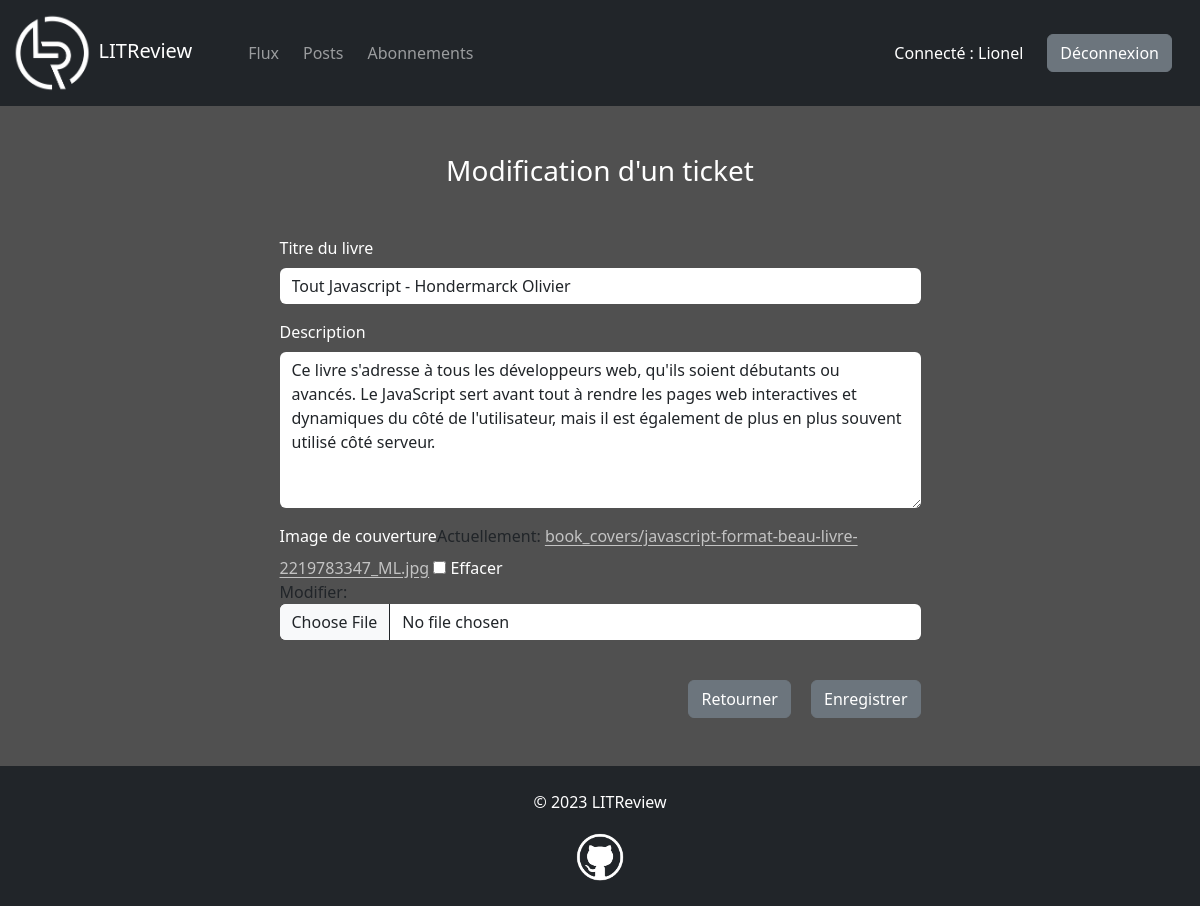
Screenshot of /ticket/10/modifier/ (signed in) with the database file from the repository.
### accounts/models.py (models this page shows)
class User(AbstractUser):
    pass

### reviews/models.py (models this page shows, shortened)
class Ticket(models.Model):
    user = models.ForeignKey(to=settings.AUTH_USER_MODEL, on_delete=models.CASCADE)
    title = models.CharField(max_length=128)
    description = models.TextField(max_length=2048, blank=True)
    image = models.ImageField(null=True, blank=True, upload_to="book_covers")
    time_created = models.DateTimeField(auto_now_add=True)

### reviews/views.py (the view)
# urls.py: path("ticket/<int:ticket_id>/modifier/", views.update_ticket, name="update_ticket"),
@login_required
def update_ticket(request, ticket_id):
    ticket = get_object_or_404(Ticket, pk=ticket_id)
    if request.user != ticket.user:
        raise PermissionDenied()
    ticket_form = UpdateTicketForm(instance=ticket)
    if request.method == "POST":
        ticket_form = UpdateTicketForm(request.POST, request.FILES, instance=ticket)
        if ticket_form.is_valid():
            ticket.save()
            return redirect("posts")
    context = {"ticket_form": ticket_form, "ticket": ticket}
    return render(request, "reviews/ticket_form.html", context)

### reviews/forms.py
class UpdateTicketForm(CreateTicketForm):
    def __init__(self, *args, **kwargs):
        super(CreateTicketForm, self).__init__(*args, **kwargs)
        self.fields["title"].widget.attrs["placeholder"] = ""
        self.fields["description"].widget.attrs["placeholder"] = ""

### reviews/templates/reviews/ticket_form.html (shortened to what this page needs)
{% extends "base.html" %}
{% load bootstrap5 %}
{% block content %}
<div class="row justify-content-center">
    <div class="col-md-9 col-lg-8 col-xl-7 col-xxl-6">
        <h3 class="text-center text-white mb-5">
            {% if ticket %}Modification d'un ticket{% else %}Nouveau ticket{% endif %}
        </h3>
        <form method="POST" enctype="multipart/form-data">
            {% bootstrap_form ticket_form bound_css_class="" %}
            <div class="text-end">
                {% if ticket %}
                <a class="btn btn-secondary mt-4 me-3" href="{% url 'posts' %}">Retourner</a>
                {% else %}
                <a class="btn btn-secondary mt-4 me-3" href="{% url 'feed' %}">Retourner</a>
                {% endif %}
                <button class="btn btn-secondary mt-4" type="submit">
                    {% if ticket %}Enregistrer{% else %}Créer{% endif %}
                </button>
            </div>
        </form>
    </div>
</div>
{% endblock content %}

### templates/base.html (shortened to what this page needs)
<!DOCTYPE html>
{% load static %}
<html lang="fr">
<head>
    <link
    href="https://cdn.jsdelivr.net/npm/bootstrap@5.3.0-alpha1/dist/css/bootstrap.min.css"
    rel="stylesheet"
>
    <link rel="stylesheet" href="{% static 'css/style.css' %}">
</head>
<body>
    <div id="main-container">
        <nav class="navbar navbar-dark bg-dark navbar-expand-lg" data-bs-theme="dark">
            <div class="container-fluid">
                <a class="navbar-brand me-5" href="">
                    <img id="litreview-logo" src="{% static 'img/logos/litreview-logo.png' %}" alt="logo">
                    LITReview
                </a>
                {% if user.is_authenticated %}
                <div class="collapse navbar-collapse" id="navbar">
                    <ul class="navbar-nav me-auto mb-2 mb-lg-0">
                        <li>
                            <a class="nav-link me-2" href="{% url 'feed' %}">Flux</a>
                        </li>
                        <li>
                            <a class="nav-link me-2" href="{% url 'posts' %}">Posts</a>
                        </li>
                        <li>
                            <a class="nav-link me-2" href="{% url 'subscriptions' %}">Abonnements</a>
                        </li>
                    </ul>
                    <p class="text-white mt-3 me-4">Connecté : {{ user.username }}</p>
                    <a class="btn btn-secondary me-3 my-2" href="{% url 'logout' %}">Déconnexion</a>
                </div>
                {% endif %}
            </div>
        </nav>
        <div class="container mt-5">
            {% block content %}
            {% endblock content %}
        </div>
    </div>
    <footer class="bg-dark mt-5">
        <p class="text-white text-center pt-4">&copy; <span>{% now "Y" %}</span> LITReview</p>
        <p class="text-center">
            <a href="https://github.com/romansainthilaire" target="_blank">
                <img id="github-logo" src="{% static 'img/logos/github-logo.png' %}" alt="">
            </a>
        </p>
    </footer>
</body>
</html>

### static/css/style.css (style rules this page uses)
body { background-color: rgb(80, 80, 80); }
#main-container { min-height: calc(100vh - 140px); }
footer { height: 140px; }
#litreview-logo { max-height: 80px; }
#github-logo { max-height: 50px; margin-top: 2px; margin-bottom: 2px; }
label, input { color: white; }
a { color: rgb(195, 195, 195); text-underline-offset: 3px; }
.form-control, .form-select { border: none; }

### rows the page displays
User: username "Lionel"
Ticket: title "Tout Javascript - Hondermarck Olivier", description "Ce livre s'adresse à tous les développeurs web, qu'ils soient débutants ou avancés. Le JavaScript sert avant tout à rendre les pages web interactives et dynamiques du côté de l'utilisateur, mais il est également de plus en plus souvent utilisé côté serveur."
